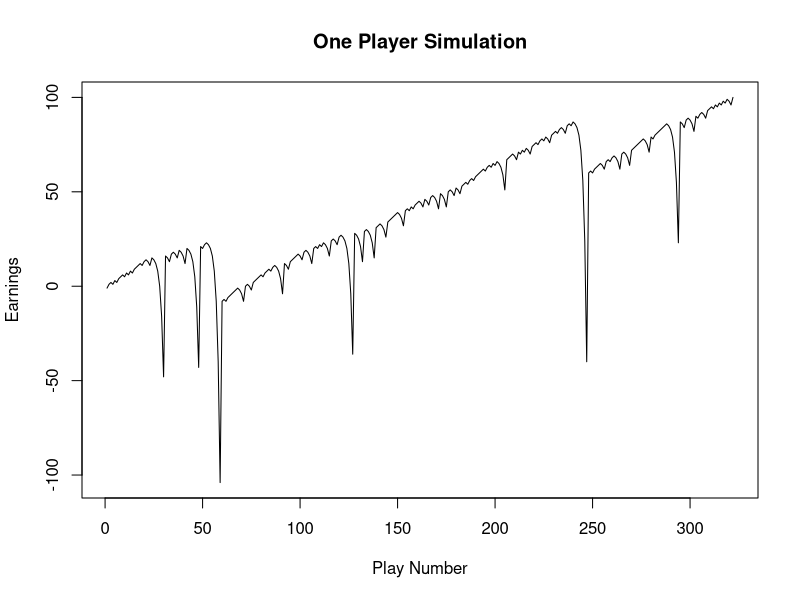
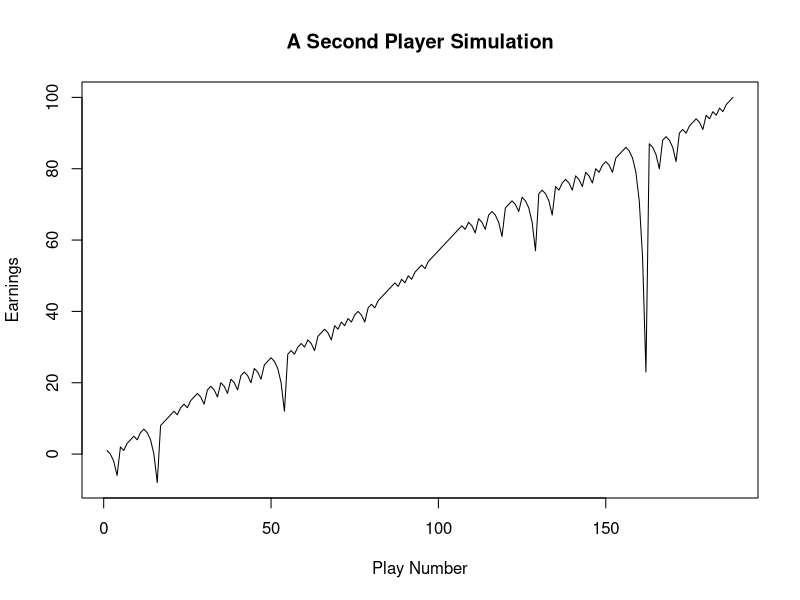
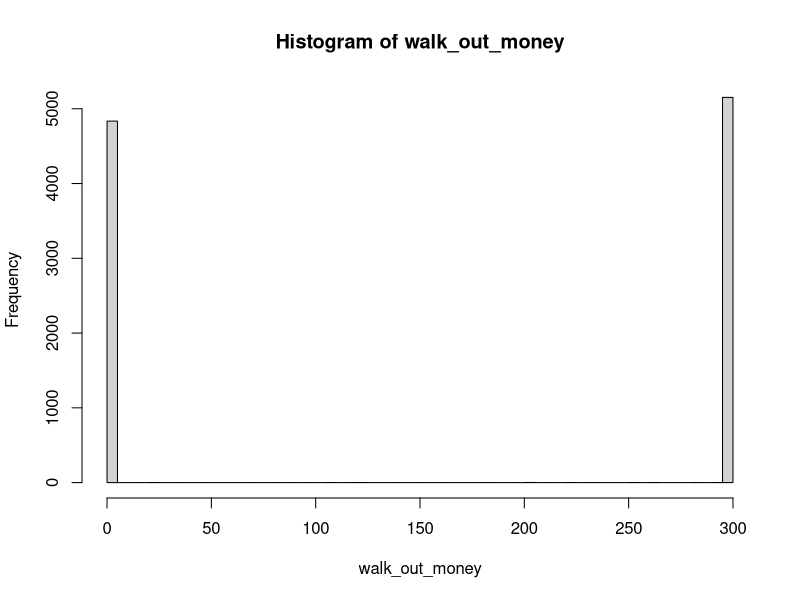

Write the R code that produced these figures, in order. (Note: a time limit stopped this script after it produced the figures.)
## ---- chunk 1
knitr::opts_chunk$set(echo=TRUE, warning=FALSE, message=FALSE)
library(dplyr)
## ---- chunk 2
#' A single play of the Martingale strategy
#'
#' Takes a state list, spins the roulette wheel, returns the state list with updated values (for example, budget, plays, etc)
#' @param state A list with the following entries: 
#'   B              number, the budget
#'   W              number, the budget threshold for successfully stopping
#'   L              number, the maximum number of plays 
#'   M              number, the casino wager limit
#'   plays          integer, the number of plays executed
#'   previous_wager number, the wager in the previous play (0 at first play)
#'   previous_win   TRUE/FALSE, indicator if the previous play was a win (TRUE at first play)
#' @return The updated state list
one_play <- function(state){
  
    # Wager
    proposed_wager <- ifelse(state$previous_win, 1, 2*state$previous_wager)
    wager <- min(proposed_wager, state$M, state$B)
    
    # Spin of the wheel
    red <- rbinom(1,1,18/38)
    
    # Update state
    state$plays <- state$plays + 1
    state$previous_wager <- wager
    if(red){
      # WIN
      state$B <- state$B + wager
      state$previous_win <- TRUE
    }else{
      # LOSE
      state$B <- state$B - wager
      state$previous_win <- FALSE
    }
  state
}


#' Stopping rule
#'
#' Takes the state list and determines if the gambler has to stop
#' @param state A list.  See one_play
#' @return TRUE/FALSE
stop_play <- function(state){
  if(state$B <= 0) return(TRUE)
  if(state$plays >= state$L) return(TRUE)
  if(state$B >= state$W) return(TRUE)
  FALSE
}


#' Play roulette to either bankruptcy, success, or play limits
#'
#' @param B number, the starting budget
#' @param W number, the budget threshold for successfully stopping
#' @param L number, the maximum number of plays 
#' @param M number, the casino wager limit
#' @return A vector of budget values calculated after each play.
one_series <- function(
    B = 200
  , W = 300
  , L = 1000
  , M = 100
){

  # initial state
  state <- list(
    B = B
  , W = W
  , L = L
  , M = M
  , plays = 0
  , previous_wager = 0
  , previous_win = TRUE
  )
  
  # vector to store budget over series of plays
  budget <- rep(NA, L)
  
 # For loop of plays
  for(i in 1:L){
    new_state <- state %>% one_play
    budget[i] <- new_state$B
    if(new_state %>% stop_play){
      num_plays <- new_state$plays
      return(data.frame(budget[1:i],num_plays))
    }
    state <- new_state
  }
  budget    
}

# helper function
get_last <- function(x) tail(x,n=1)
## ---- chunk 3
#Simulating one play
first_play <- one_series(B = 200, W = 300, L = 1000, M = 100)

#Plotting the earnings based on play number
plot(x=c(1:length(first_play[,1])),y=first_play[,1]-200, type="l",xlab = "Play Number", ylab = "Earnings",main="One Player Simulation")
## ---- chunk 4
#Simulating a second play
second_play <- one_series(B = 200, W = 300, L = 1000, M = 100)

#Plotting the earnings based on play number
plot(x=c(1:length(second_play[,1])),y=second_play[,1]-200, type="l",xlab = "Play Number", ylab = "Earnings",main="A Second Player Simulation")
## ---- chunk 5
# Simulation 1
results <- data.frame(matrix(NA, nrow = 10000, ncol = 2))
results <- rename(results, c("walk_out_money"="X1", "end_num_plays"="X2"))
for(j in seq_along(results$walk_out_money)) {
  results[j,] <- one_series(B = 200, W = 300, L = 1000, M = 100) %>% get_last
  walk_out_money <- results$walk_out_money
  end_num_plays <- results$end_num_plays
}

# Walk out money distribution
hist(walk_out_money, breaks = 100)
## ---- chunk 6
# Estimated probability of walking out with extra cash
mean(walk_out_money > 200)

# Estimated earnings
mean(walk_out_money - 200)

#Average number of plays before stopping
mean(end_num_plays)
## ---- chunk 7
# Simulation 2 changing one parameter (W - the budget threshold for successfully stopping changed to 500)
results2 <- data.frame(matrix(NA, nrow = 10000, ncol = 2))
results2 <- rename(results2, c("walk_out_money"="X1", "end_num_plays"="X2"))
for(j in seq_along(results2$walk_out_money)) {
  results2[j,] <- one_series(B = 200, W = 500, L = 1000, M = 100) %>% get_last
  walk_out_money2 <- results2$walk_out_money
  end_num_plays2 <- results2$end_num_plays
}

# Walk out money distribution
hist(walk_out_money2, breaks = 100)
## ---- chunk 8
# Estimated probability of walking out with extra cash
mean(walk_out_money2 > 200)

# Estimated earnings
mean(walk_out_money2 - 200)

#Average number of plays before stopping
mean(end_num_plays2)
